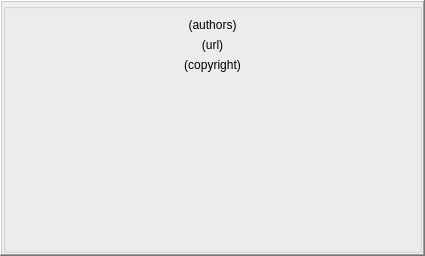
<?xml version="1.0" encoding="UTF-8"?>
<ui version="4.0">
 <class>AboutWidget</class>
 <widget class="QFrame" name="AboutWidget">
  <property name="geometry">
   <rect>
    <x>0</x>
    <y>0</y>
    <width>425</width>
    <height>256</height>
   </rect>
  </property>
  <property name="frameShape">
   <enum>QFrame::WinPanel</enum>
  </property>
  <property name="frameShadow">
   <enum>QFrame::Raised</enum>
  </property>
  <layout class="QVBoxLayout" name="verticalLayout">
   <property name="margin">
    <number>1</number>
   </property>
   <item>
    <widget class="QGroupBox" name="groupBox">
     <property name="alignment">
      <set>Qt::AlignCenter</set>
     </property>
     <layout class="QVBoxLayout" name="verticalLayout_2" stretch="0,0,0,1">
      <item>
       <widget class="QLabel" name="lblAuthors">
        <property name="text">
         <string>(authors)</string>
        </property>
        <property name="textFormat">
         <enum>Qt::PlainText</enum>
        </property>
        <property name="alignment">
         <set>Qt::AlignCenter</set>
        </property>
       </widget>
      </item>
      <item>
       <widget class="KuickUrlWidget" name="urlHomepage">
        <property name="text">
         <string>(url)</string>
        </property>
        <property name="alignment">
         <set>Qt::AlignCenter</set>
        </property>
       </widget>
      </item>
      <item>
       <widget class="QLabel" name="lblCopyright">
        <property name="text">
         <string>(copyright)</string>
        </property>
        <property name="textFormat">
         <enum>Qt::PlainText</enum>
        </property>
        <property name="alignment">
         <set>Qt::AlignCenter</set>
        </property>
       </widget>
      </item>
      <item>
       <widget class="QLabel" name="picLogo"/>
      </item>
     </layout>
    </widget>
   </item>
  </layout>
 </widget>
 <customwidgets>
  <customwidget>
   <class>KuickUrlWidget</class>
   <extends>QLabel</extends>
   <header>kuickurlwidget.h</header>
  </customwidget>
 </customwidgets>
 <resources/>
 <connections/>
</ui>
